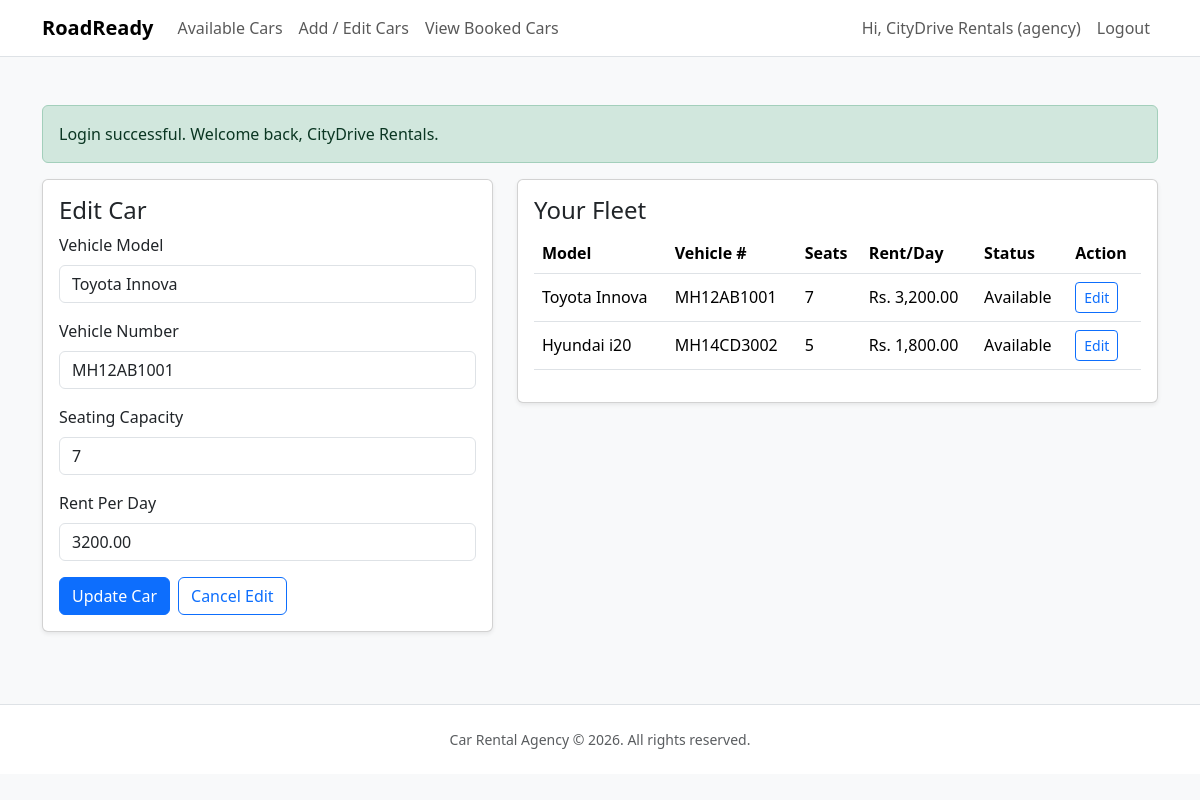
The app's page /agency_cars.php?edit=1 (signed in) with its own data.
### tables this page shows
CREATE TABLE cars (
    id INT UNSIGNED AUTO_INCREMENT PRIMARY KEY,
    agency_id INT UNSIGNED NOT NULL,
    model VARCHAR(120) NOT NULL,
    vehicle_number VARCHAR(40) NOT NULL,
    seating_capacity INT UNSIGNED NOT NULL,
    rent_per_day DECIMAL(10, 2) NOT NULL,
    is_available TINYINT(1) NOT NULL DEFAULT 1,
    created_at TIMESTAMP DEFAULT CURRENT_TIMESTAMP,
    updated_at TIMESTAMP DEFAULT CURRENT_TIMESTAMP ON UPDATE CURRENT_TIMESTAMP,
    CONSTRAINT fk_cars_agency FOREIGN KEY (agency_id) REFERENCES users(id) ON DELETE CASCADE,
    CONSTRAINT uq_vehicle_number UNIQUE (vehicle_number)
);

### agency_cars.php (the view, shortened to what this page needs)
<?php
require_once __DIR__ . '/config/database.php';
require_once __DIR__ . '/includes/layout.php';
$agencyId = (int) currentUser()['id'];
$editingCar = null;
if (isset($_GET['edit'])) {
    $carId = (int) $_GET['edit'];
    $stmt = $pdo->prepare('SELECT * FROM cars WHERE id = ? AND agency_id = ? LIMIT 1');
    $stmt->execute([$carId, $agencyId]);
    $editingCar = $stmt->fetch();
}
$listQuery = $pdo->prepare('SELECT id, model, vehicle_number, seating_capacity, rent_per_day, is_available, created_at FROM cars WHERE agency_id = ? ORDER BY created_at DESC');
$listQuery->execute([$agencyId]);
$cars = $listQuery->fetchAll();
?>
<section class="row g-4">
    <div class="col-lg-5">
        <div class="card shadow-sm">
            <div class="card-body">
                <h2 class="h4"><?php echo $editingCar ? 'Edit Car' : 'Add New Car'; ?></h2>
                <form method="post">
                    <div class="mb-3">
                        <label class="form-label" for="model">Vehicle Model</label>
                        <input class="form-control" id="model" name="model" type="text" value="<?php echo htmlspecialchars($editingCar['model'] ?? ''); ?>" required>
                    </div>
                    <div class="mb-3">
                        <label class="form-label" for="vehicle_number">Vehicle Number</label>
                        <input class="form-control" id="vehicle_number" name="vehicle_number" type="text" value="<?php echo htmlspecialchars($editingCar['vehicle_number'] ?? ''); ?>" required>
                    </div>
                    <div class="mb-3">
                        <label class="form-label" for="seating_capacity">Seating Capacity</label>
                        <input class="form-control" id="seating_capacity" name="seating_capacity" type="number" min="1" value="<?php echo htmlspecialchars((string) ($editingCar['seating_capacity'] ?? '')); ?>" required>
                    </div>
                    <div class="mb-3">
                        <label class="form-label" for="rent_per_day">Rent Per Day</label>
                        <input class="form-control" id="rent_per_day" name="rent_per_day" type="number" min="1" step="0.01" value="<?php echo htmlspecialchars((string) ($editingCar['rent_per_day'] ?? '')); ?>" required>
                    </div>
                    <div class="d-flex gap-2">
                        <button class="btn btn-primary" type="submit"><?php echo $editingCar ? 'Update Car' : 'Add Car'; ?></button>
                        <?php if ($editingCar): ?>
                            <a class="btn btn-outline-primary" href="agency_cars.php">Cancel Edit</a>
                        <?php endif; ?>
                    </div>
                </form>
            </div>
        </div>
    </div>
    <div class="col-lg-7">
        <div class="card shadow-sm">
            <div class="card-body">
                <h2 class="h4">Your Fleet</h2>
                <?php if (!$cars): ?>
                    <p class="text-muted mb-0">No cars added yet.</p>
                <?php else: ?>
                    <div class="table-responsive">
                        <table class="table align-middle">
                            <thead>
                                <tr>
                                    <th>Model</th>
                                    <th>Vehicle #</th>
                                    <th>Seats</th>
                                    <th>Rent/Day</th>
                                    <th>Status</th>
                                    <th>Action</th>
                                </tr>
                            </thead>
                            <tbody>
                                <?php foreach ($cars as $car): ?>
                                    <tr>
                                        <td><?php echo htmlspecialchars($car['model']); ?></td>
                                        <td><?php echo htmlspecialchars($car['vehicle_number']); ?></td>
                                        <td><?php echo (int) $car['seating_capacity']; ?></td>
                                        <td>Rs. <?php echo number_format((float) $car['rent_per_day'], 2); ?></td>
                                        <td><?php echo (int) $car['is_available'] === 1 ? 'Available' : 'Booked'; ?></td>
                                        <td><a class="btn btn-sm btn-outline-primary" href="agency_cars.php?edit=<?php echo (int) $car['id']; ?>">Edit</a></td>
                                    </tr>
                                <?php endforeach; ?>
                            </tbody>
                        </table>
                    </div>
                <?php endif; ?>
            </div>
        </div>
    </div>
</section>

### records on screen
cars: model "Toyota Innova", vehicle_number "MH12AB1001", seating_capacity "7", rent_per_day "3200.00", rent_per_day "3,200.00", is_available "Available"
cars: model "Hyundai i20", vehicle_number "MH14CD3002", seating_capacity "5", rent_per_day "1,800.00", is_available "Available"

### other values on screen
$user['name'] "CityDrive Rentals"
$role "agency"
$flash['message'] "Login successful. Welcome back, CityDrive Rentals."
